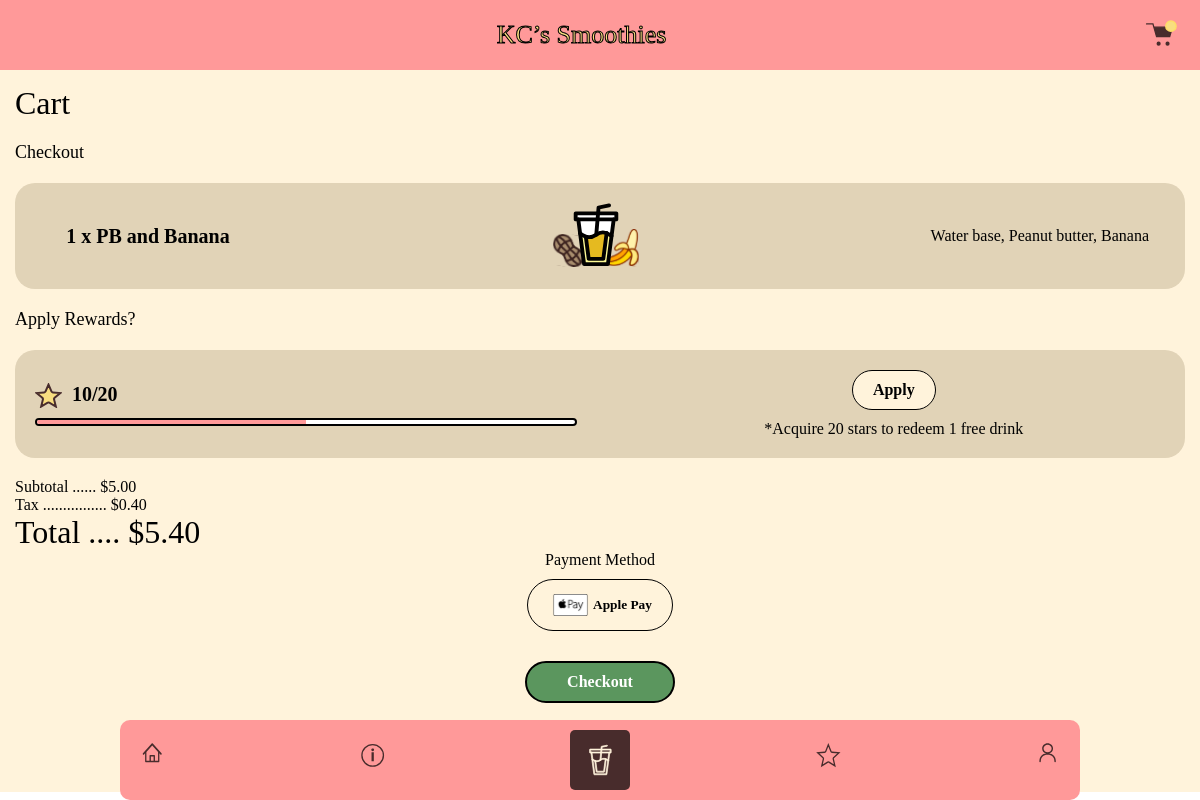
Page /order/detail.php?id=2 on the committed database.
### tables this page shows
CREATE TABLE `menu` (
  `id` int(11) NOT NULL,
  `title` varchar(100) DEFAULT NULL,
  `img` varchar(255) DEFAULT NULL,
  `add_ons` text,
  `price` decimal(10,2) DEFAULT NULL,
  `category` varchar(250) NOT NULL,
  `description` varchar(250) NOT NULL
);

### order/detail.php (the view, shortened to what this page needs)
<?php require '../dbconnect.php'; ?>
<!doctype html>
<html lang="en">
<head>
    <link rel="stylesheet" href="../css/style.css">
    <link rel="stylesheet" href="../css/order/checkout.css">
</head>
<body>
<header>
    <div>KC’s Smoothies</div>
    <div><img src="../image/home_assets/icons/cart_full.svg" height="29" width="37"/></div>
</header>
<div class="content">
    <div class="title">Cart</div>
    <p class="sm_title">Checkout</p>
    <?php
    if (isset($_GET['id'])) {
        $itemId = $_GET['id'];
    } else {
        echo "No smoothie selected.";
        exit;
    }
    try {
        $sql = "SELECT * FROM menu WHERE id = :id";
        $stmt = $conn->prepare($sql);
        $stmt->bindParam(':id', $itemId, PDO::PARAM_INT);
        $stmt->execute();
        $item = $stmt->fetch(PDO::FETCH_ASSOC);
    } catch (PDOException $e) {
        echo "Error: " . $e->getMessage();
        exit;
    }
    if ($item) {
        echo "<div class='cart_con'>";
        echo "<div class='cart_text'>1 x " . htmlspecialchars($item['title']) . "</div>";
        echo "<div class='cart_con_left'><img src='../image/home_assets/icons/" . htmlspecialchars($item['img']) . "'/></div>";
        echo "<div class='cart_con_right'>";
        echo "<p>" . htmlspecialchars($item['description']) . "</p>";
        echo "</div>";
        echo "</div>";
    } else {
        echo "Smoothie not found.";
    }
    ?>
    <div class="sm_title">Apply Rewards?</div>
    <div class="cart_star">
        <div class="cart_star_left">
            <div>
                <img src="../image/rewards_assets/rewards_star_icon_full.svg" height="25" width="27" style="margin-right: 10px"/>
                <span>10/20</span>
            </div>
            <div class="star_line"></div>
        </div>
        <div class="cart_star_right">
            <div class="Apply_btn">Apply</div>
            <div> *Acquire 20 stars to redeem 1 free drink</div>
        </div>
    </div>
    <?php
    $taxRate = 0.08;
    $subtotal = $item['price'];
    $tax = $subtotal * $taxRate;
    $total = $subtotal + $tax;
    echo "<div class='price'>";
    echo "    <div>";
    echo "        <p>Subtotal ...... $" . number_format($subtotal, 2) . "</p>";
    echo "        <p>Tax ................ $" . number_format($tax, 2) . "</p>";
    echo "        <p class='title'>Total .... $" . number_format($total, 2) . "</p>";
    echo "    </div>";
    echo "</div>";
    ?>
    <div class="price_right">
        <p>Payment Method</p>
            <div class="pay_btn">
                <button class="apple-pay">
                    <div class="button-content">
                        <p> Apple Pay </p>
                        <img src="../image/cart_assets/apple_pay.svg"/>
                    </div>
                </button>
            </div>
    </div>
    <div class="btn_con">
        <div class="btn_l" id="continueButton">Checkout</div>
    </div>
</div>
<menu>
    <div id="home">
        <img src="../image/home_assets/icons/home_icon_neutral.svg" height="25"/>
    </div>
    <div id="map">
        <img src="../image/home_assets/icons/map_icon_neutral.svg" height="30"/>
    </div>
    <div class="active" id="order">
        <img src="../image/home_assets/icons/order_icon_selected.svg" height="40"/>
    </div>
    <div id="rewards">
        <img src="../image/home_assets/icons/rewards_icon_neutral.svg" height="30"/>
    </div>
    <div id="account">
        <img src="../image/home_assets/icons/account_icon_neutral.svg" height="25"/>
    </div>
</menu>
</body>
</html>

### css/style.css (style rules this page uses)
* { padding: 0; margin: 0; box-sizing: border-box; }
img { display: block; }
header { background: #FF9999; display: flex; justify-content: space-between; font-family: 'PermanentMarker-Regular'; color: #F8DD80; -webkit-text-stroke: 1px black; padding: 20px; font-size: 26px; }
.content { width: 100%; overflow-y: auto; background: #FFF3DB; }
menu { background: #FF9999; display: flex; text-align: center; font-family: "Poppins"; }
menu img { margin: auto; }
menu>div { padding: 10px; border-radius: 5px; }
.active { background: #482C2C; color: white; }
.sm_title { font-size: 18px; margin-top: 20px; }
.content { height: calc(100vh - 78px); padding: 15px 15px 100px 15px; }
menu { justify-content: space-between; padding: 10px; width: 960px; margin: auto; position: absolute; left: 50%; bottom: 0px; transform: translateX(-50%); border-radius: 10px; }

### css/order/checkout.css (style rules this page uses)
html { font-family: "Poppins"; }
.title { font-family: 'Fredoka'; font-size: 2rem; }
.cart_con { padding: 20px; margin-top: 20px; background: #E1D3B7; display: flex; justify-content: space-between; align-items: center; border-radius: 20px; }
.cart_con_right { max-width: 70%; padding-right: 1rem; display: flex; align-items: flex-end; flex-direction: column; }
.cart_text { width: 20%; display: flex; align-items: center; justify-content: center; font-size: 20px; font-weight: bold; }
.btn_con { text-align: center; margin-top: 20px; }
.btn_l { display: inline-block; padding: 10px 40px; background: #5B965E; color: white; font-weight: bold; border-radius: 50px; border: 2px solid black; }
.cart_star { padding: 20px; margin-top: 20px; background: #E1D3B7; display: flex; justify-content: space-between; align-items: center; border-radius: 20px; }
.cart_star>div { width: 48%; }
.cart_star_left>div { display: flex; justify-content: flex-start; font-size: 20px; font-weight: bold; }
.apple-pay { display: inline-block; background: #FFF3DB; padding: 10px 20px; border-radius: 50px; border: 1px solid black; font-weight: bold; background: #FFF3DB; margin-bottom: 10px; cursor: pointer; margin-top: 10px; font-family: "Poppins"; }
.button-content { display: flex; justify-content: space-around; align-items: center; flex-direction: row-reverse; }
.button-content>img { height: 30px; width: 45px; padding: .25rem; }
.star_line { width: 100%; height: 8px; background: white; border: 2px solid black; margin-top: 10px; border-radius: 5px; position: relative; overflow: hidden; }
.star_line:before { content: ''; background: #FF9999; width: 50%; height: 100%; position: absolute; left: 0; top: 0; }
.Apply_btn { display: inline-block; background: #FFF3DB; padding: 10px 20px; border-radius: 50px; border: 1px solid black; font-weight: bold; background: #FFF3DB; margin-bottom: 10px; }
.cart_star_right { text-align: center; }
.price { display: flex; justify-content: space-between; margin-top: 20px; }
.price>div { width: 49%; }
.price_right { text-align: center; }
#continueButton { cursor: pointer; }

### rows in the picture
menu: title "PB and Banana", img (picture), description "Water base, Peanut butter, Banana", price "5.00", price "0.40", price "5.40"
